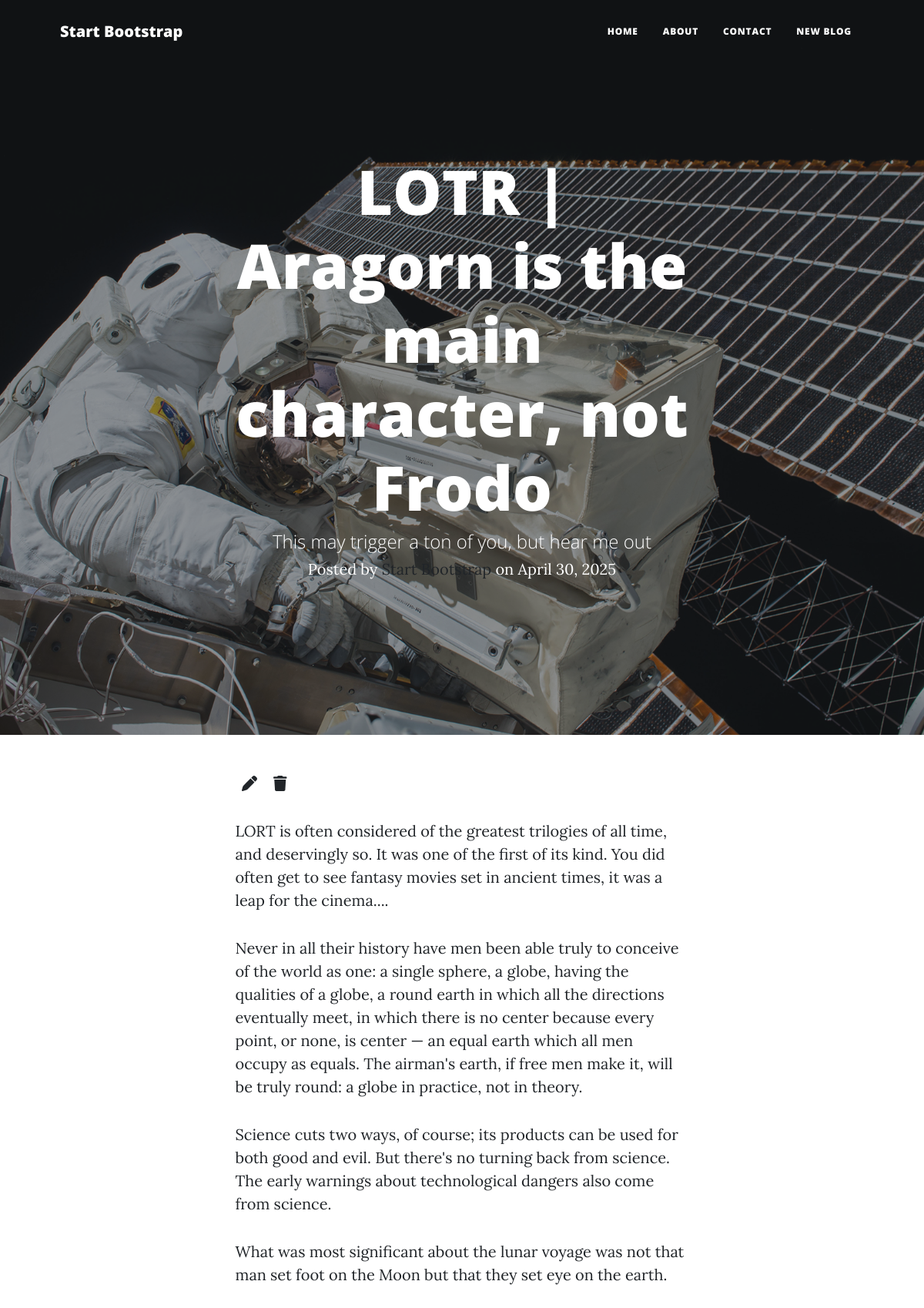
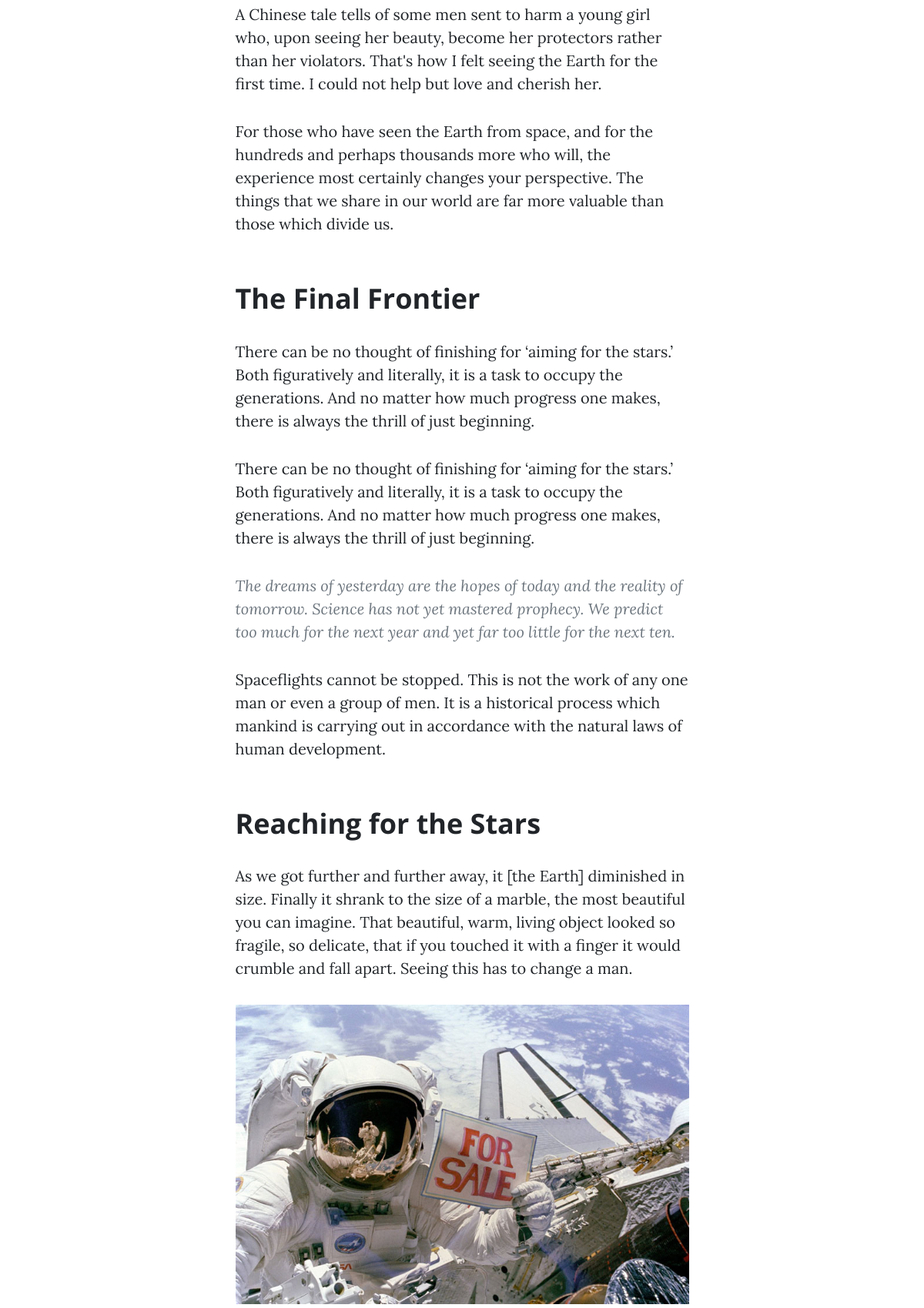
The app's page /posts/11/ (upper part) with its own data (2 pictures, top to bottom).
### blog/models.py (models this page shows, shortened)
class Post(models.Model):
    tags = [
        ('tech', 'Tech'),
        ('cs', 'Computer Science'),
        ('ai', 'AI'),
        ('bio', 'Biology'),
        ('music', 'Music'),
        ('movies', 'Movies'),
        ('psychology', 'Psychology'),
        ('history', 'History'),
        ('books', 'Books & Literature'),
        ('fiction', 'Fiction'),
        ('gaming', 'Gaming'),
        ('other', 'Other'),
    ]
    title = models.CharField(max_length=130)
    subtitle = models.CharField(max_length=70, blank=True)
    content = models.TextField()
    tags = models.CharField(max_length=50, choices=tags, default='other')
    created_at = models.DateTimeField(auto_now_add=True)
    modified_at = models.DateTimeField(auto_now=True)

### blog/views.py (the view)
# urls.py: path("<int:id>/", views.post_detail, name="post_detail"),
def post_detail(request, id):
    post = Post.objects.get(id=id)
    post = get_object_or_404(Post, id=id)
    return render(request, 'blog/post.html', {'post': post})

### blog/templates/blog/post.html (shortened to what this page needs)
{% extends 'base.html' %}
{% load static %}
{% block header %}
    <h1>{{ post.title }}</h1>
    <h2 class="subheading">{{ post.subtitle }}</h2>
    <span class="meta">
        Posted by
        <a href="#!">Start Bootstrap</a>
        on {{ post.created_at.date }}
    </span>
{% endblock %}
{% block img %}
{% static 'img/post-bg.jpg' %}
{% endblock %}
{% block content %}
    <article class="mb-4">
        <div class="container px-4 px-lg-5">
            <div class="row gx-4 gx-lg-5 justify-content-center">
                <div class="col-md-10 col-lg-8 col-xl-7">
                    <a href="{% url 'post_edit' post.id %}"><i class="fa-solid fa-pen ms-2"></i></a>
                    <a href="{% url 'post_delete' post.id %}"><i class="fa-solid fa-trash ms-3" id="js-delete"></i></a>
                    <p>{{ post.content }}</p>
                    <p>Never in all their history have men been able truly to conceive of the world as one: a single sphere, a globe, having the qualities of a globe, a round earth in which all the directions eventually meet, in which there is no center because every point, or none, is center — an equal earth which all men occupy as equals. The airman's earth, if free men make it, will be truly round: a globe in practice, not in theory.</p>
                    <p>Science cuts two ways, of course; its products can be used for both good and evil. But there's no turning back from science. The early warnings about technological dangers also come from science.</p>
                    <p>What was most significant about the lunar voyage was not that man set foot on the Moon but that they set eye on the earth.</p>
                    <p>A Chinese tale tells of some men sent to harm a young girl who, upon seeing her beauty, become her protectors rather than her violators. That's how I felt seeing the Earth for the first time. I could not help but love and cherish her.</p>
                    <p>For those who have seen the Earth from space, and for the hundreds and perhaps thousands more who will, the experience most certainly changes your perspective. The things that we share in our world are far more valuable than those which divide us.</p>
                    <h2 class="section-heading">The Final Frontier</h2>
                    <p>There can be no thought of finishing for ‘aiming for the stars.’ Both figuratively and literally, it is a task to occupy the generations. And no matter how much progress one makes, there is always the thrill of just beginning.</p>
                    <p>There can be no thought of finishing for ‘aiming for the stars.’ Both figuratively and literally, it is a task to occupy the generations. And no matter how much progress one makes, there is always the thrill of just beginning.</p>
                    <blockquote class="blockquote">The dreams of yesterday are the hopes of today and the reality of tomorrow. Science has not yet mastered prophecy. We predict too much for the next year and yet far too little for the next ten.</blockquote>
                    <p>Spaceflights cannot be stopped. This is not the work of any one man or even a group of men. It is a historical process which mankind is carrying out in accordance with the natural laws of human development.</p>
                    <h2 class="section-heading">Reaching for the Stars</h2>
                    <p>As we got further and further away, it [the Earth] diminished in size. Finally it shrank to the size of a marble, the most beautiful you can imagine. That beautiful, warm, living object looked so fragile, so delicate, that if you touched it with a finger it would crumble and fall apart. Seeing this has to change a man.</p>
                    <a href="#!"><img class="img-fluid" src="assets/img/post-sample-image.jpg" alt="..." /></a>
                    <span class="caption text-muted">To go places and do things that have never been done before – that’s what living is all about.</span>
                </div>
            </div>
        </div>
    </article>
{% endblock %}

### static/css/scstyles.css (style rules this page uses)
body { font-size: 1.25rem; }
p { margin: 2rem 0; }
blockquote { font-style: italic; color: #6c757d; }
header.masthead .page-heading h1, header.masthead .site-heading h1 { font-size: 3rem; }
header.masthead .page-heading .subheading, header.masthead .site-heading .subheading { font-size: 1.5rem; font-weight: 300; line-height: 1.1; display: block; margin-top: 0.625rem; font-family: "Open Sans", -apple-system, BlinkMacSystemFont, "Segoe UI", Roboto, "Helvetica Neue", Arial, sans-serif, "Apple Color Emoji", "Segoe UI Emoji", "Segoe UI Symbol", "Noto Color Emoji"; }
@media (min-width: 992px) { header.masthead .page-heading h1, header.masthead .site-heading h1 { font-size: 5rem; } }
.section-heading { font-size: 2.25rem; font-weight: 700; margin-top: 3.75rem; }
.caption { font-size: 875rem; font-style: italic; display: block; margin: 0; padding: 0.625rem; text-align: center; }

### records on screen
Post: title "LOTR | Aragorn is the main character, not Frodo", subtitle "This may trigger a ton of you, but hear me out", created_at "April 30, 2025", content "LORT is often considered of the greatest trilogies of all time, and deservingly so. It was one of the first of its kind. You did often get to see fantasy movies set in ancient times, it was a leap for the cinema...."
